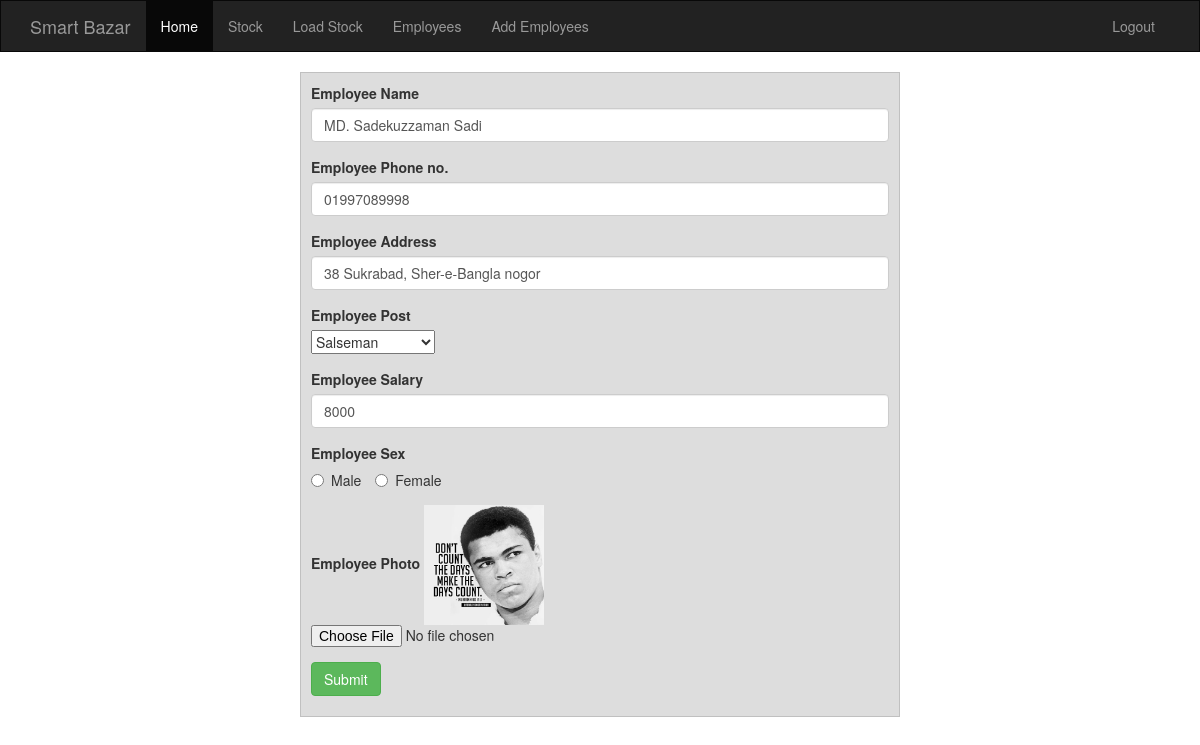
The page /admin/edit.php?emedit=2 on the database its author committed.
### tables this page shows
CREATE TABLE IF NOT EXISTS `employee_info` (
  `id` int(11) NOT NULL,
  `name` varchar(30) NOT NULL,
  `phone_no` varchar(20) NOT NULL,
  `address` varchar(100) NOT NULL,
  `sex` varchar(10) NOT NULL,
  `pro_pic` varchar(255) NOT NULL
);

CREATE TABLE IF NOT EXISTS `employee_post` (
  `id` int(11) NOT NULL,
  `emp_id` int(11) NOT NULL,
  `post` varchar(20) NOT NULL
);

CREATE TABLE IF NOT EXISTS `employee_salary` (
  `id` int(11) NOT NULL,
  `emp_id` int(11) NOT NULL,
  `salary` int(11) NOT NULL
);

### admin/edit.php (the view, shortened to what this page needs)
<?php
	include('inc/header.php');
	if(isset($_GET['emedit'])){
		$id = $_GET['emedit'];
		$sql = mysqli_query($con, "SELECT * from employee_info inner join employee_post on employee_info.id = employee_post.emp_id
			   inner join employee_salary on employee_info.id = employee_salary.emp_id WHERE employee_info.id = '$id'");
		while ($row = mysqli_fetch_array($sql)){
			$ename = $row['name'];
			$ephone = $row['phone_no'];
			$eadd = $row['address'];
			$epost = $row['post'];
			$esal = $row['salary'];
			$epic = $row['pro_pic'];
?>
<div class="col-md-3"></div>
<div class="col-md-6 loadf" style="border: 1px solid silver;padding: 10px;background-color: #dddddd; padding-bottom: 20px;">
	<form action="" method="POST" enctype="multipart/form-data">
	  <div class="form-group">
	    <label>Employee Name</label>
	    <input name="ename" class="form-control" placeholder="Employee Name" value="<?php echo $ename; ?>">
	  </div>
	  <div class="form-group">
	    <label>Employee Phone no.</label>
	    <input name="ephone" class="form-control" placeholder="Employee Phone no." value="<?php echo $ephone; ?>">
	  </div>
	  <div class="form-group">
	    <label>Employee Address</label>
	    <input name="eadd" class="form-control" placeholder="Employee Address" value="<?php echo $eadd; ?>">
	  </div>
	  <div class="form-group">
	    <label>Employee Post</label><br>
	    <select name="epost">
	    	<option value="<?php echo $epost; ?>"><?php echo $epost; ?></option>
	    </select>
	  </div>
	  <div class="form-group">
	    <label>Employee Salary</label>
	    <input name="esal" class="form-control" placeholder="Employee Salary" value="<?php echo $esal; ?>">
	  </div>
	  <div class="form-group">
	    <label>Employee Sex</label><br>
	    	<label class="radio-inline"><input type="radio" name="radio" value="Male">Male</label>
			<label class="radio-inline"><input type="radio" name="radio" value="Female">Female</label>
	  </div>
	  <div class="form-group">
	  	<label>Employee Photo</label>
	    <img src="images/<?php echo $epic; ?>" height="120" width="120">
	    <input name="image" type="file" id="exampleInputFile">
	  </div>
	  <button name="submit" type="submit" class="btn btn-success">Submit</button>
	</form>
	<?php }} ?>
</div>
<?php include('inc/footer.php'); ?>

### admin/css/style.css (style rules this page uses)
.loadf { border: 1px solid silver; padding: 10px; background-color: #dddddd; }

### rows shown on the page
employee_info: ename "MD. Sadekuzzaman Sadi", ephone "01997089998", eadd "38 Sukrabad, Sher-e-Bangla nogor", epost "Salseman", esal "8000", pro_pic (picture)
